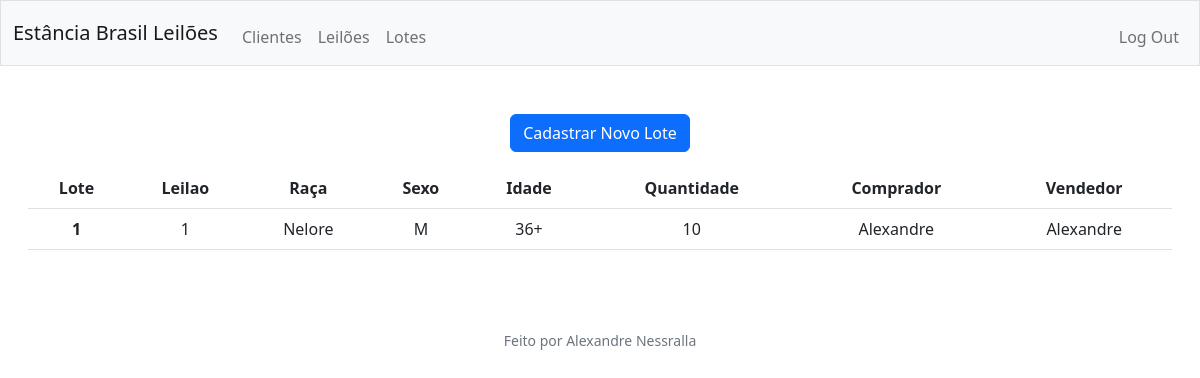
/lotes (signed in), run on the app's committed database.
### tables this page shows
CREATE TABLE lotes (
    lotesId INTEGER PRIMARY KEY AUTOINCREMENT,
    created TIMESTAMP NOT NULL DEFAULT CURRENT_TIMESTAMP,
    sexo VARCHAR(1) NOT NULL,
    raca VARCHAR(10) NOT NULL,
    idade VARCHAR(10) NOT NULL,
    qtd INTEGER NOT NULL,
    leilao INTEGER,
    vlrPedido VARCHAR(20),
    vlrVendido VARCHAR(20),
    comprador INTEGER,
    vendedor INTEGER,
    comissao VARCHAR(10),
    FOREIGN KEY(leilao) REFERENCES leiloes(leilaoId),
    FOREIGN KEY(comprador) REFERENCES clients(clientId),
    FOREIGN KEY(vendedor) REFERENCES clients(clientId)
    
);

CREATE TABLE clients (
    clientId INTEGER PRIMARY KEY AUTOINCREMENT,
    created TIMESTAMP NOT NULL DEFAULT CURRENT_TIMESTAMP,
    nome VARCHAR(45) NOT NULL,
    doc VARCHAR(15) NOT NULL,
    mail VARCHAR(30) NOT NULL,
    logradouro VARCHAR(45) NOT NULL,
    bairro VARCHAR(20) NOT NULL,
    cidade VARCHAR(20) NOT NULL,
    estado VARCHAR(2) NOT NULL,
    inscRural VARCHAR(15) NOT NULL,
    tel VARCHAR(15) NOT NULL
);

### app.py (the view)
@app.route('/lotes')
@login_requireds
def lotes():
    rows = cur.execute("SELECT * FROM lotes")
    lotes = rows.fetchall()
    clientsObj = (cur.execute("SELECT clientId,nome FROM clients"))
    clientsList = clientsObj.fetchall()
    clients = dict()
    for client in clientsList:
        k = client[0]
        v = client[1]
        clients[k] = v
    return render_template('lotes.html',lotes=lotes,clients=clients)

### helpers.py (called while the page is built)
def login_requireds(f):
    @wraps(f)
    def decorated_function(*args, **kwargs):
        if session.get("user_id") is None:
            return redirect("/login")
        return f(*args, **kwargs)
    return decorated_function

### templates/lotes.html (shortened to what this page needs)
{% extends "layout.html" %}
{% block main %}
<div>
    <button class="btn btn-primary" ><a style="text-decoration:none; color: #fff;"  href="./cadLotes">Cadastrar Novo Lote</a></button>
</div>
<div class="w-80 p-3">
    <table class="table table-hover">
        <thead>
          <tr>
            <th scope="col">Lote</th>
            <th scope="col">Leilao</th>
            <th scope="col">Raça</th>
            <th scope="col">Sexo</th>
            <th scope="col">Idade</th>
            <th scope="col">Quantidade</th>
            <th scope="col">Comprador</th>
            <th scope="col">Vendedor</th>
          </tr>
        </thead>
        <tbody>
          {% for lote in lotes %}
          <tr>
            <th scope="row">{{lote[0]}}</th>
            <td>{{lote[6]}}</td>
            <td>{{lote[3]}}</td>
            <td>{{lote[2]}}</td>
            <td>{{lote[4]}}</td>
            <td>{{lote[5]}}</td>
            <td>{{clients[lote[9]]}}</td>
            <td>{{clients[lote[10]]}}</td>
          </tr>
          {% endfor %}
        </tbody>
      </table>
</div>
{% endblock %}

### data on the page
lotes: lotesId "1", leilao "1", raca "Nelore", sexo "M", idade "36+", qtd "10", comprador.nome "Alexandre", vendedor.nome "Alexandre"
